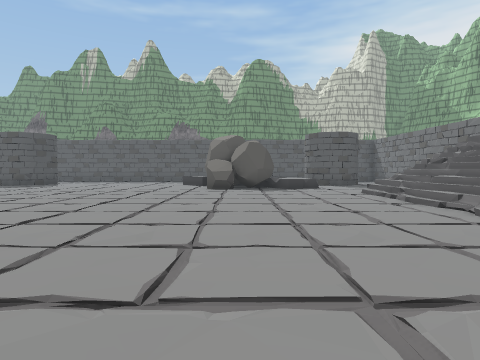
view 1 (above)

24 first-person views from a walk through a 3-D level made in the Unity game engine. The camera is 1.5 m above the floor, tilts 2° down and sees 75° across. The floor is counted in squares, 2 m on a side. Each view is taken from the middle of a square. On the plan, view 1 faces up. The plan holds only what a view shows up to about 10 squares ahead; the rest is blank. The place goes on beyond the plan. The player character is not drawn. Some surface patterns are stand-ins.

view 2
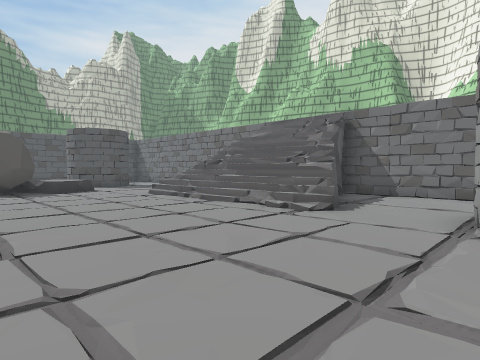

view 3
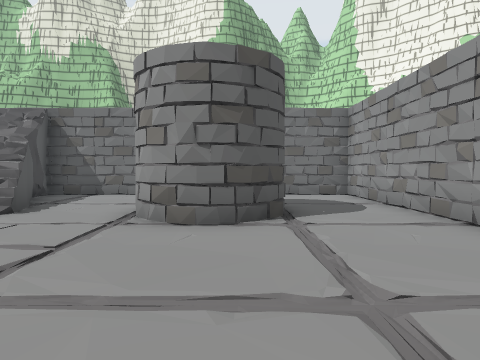

view 4
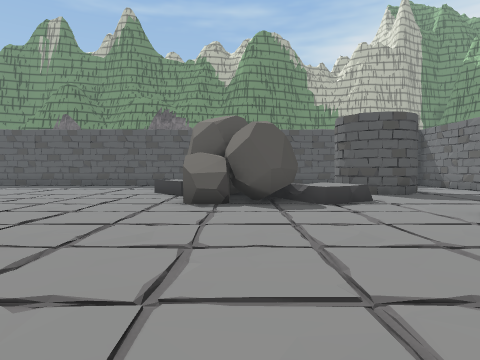

view 5
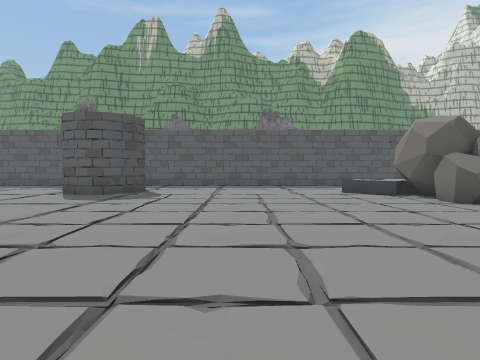

view 6
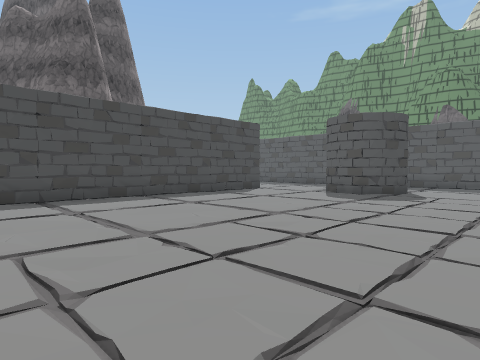

view 7
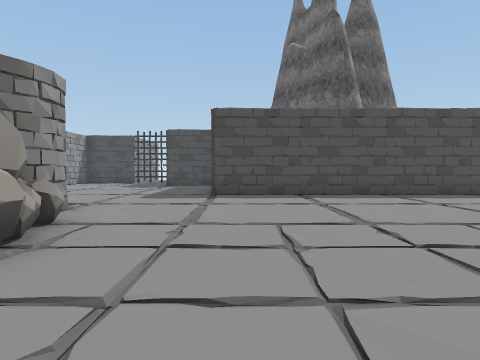

view 8
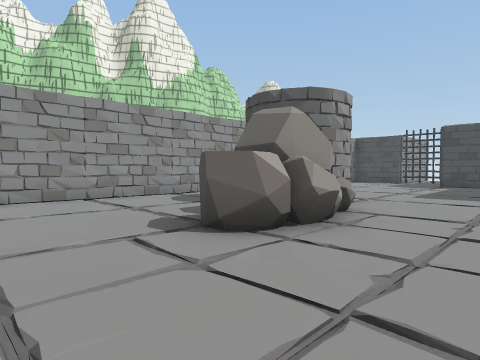

view 9
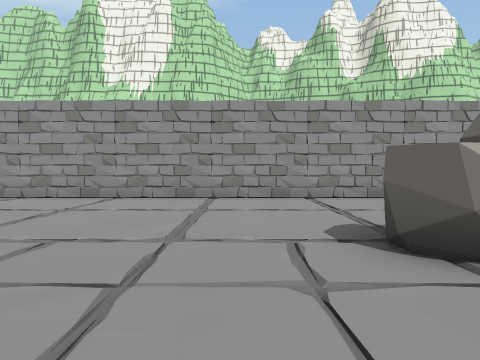

view 10
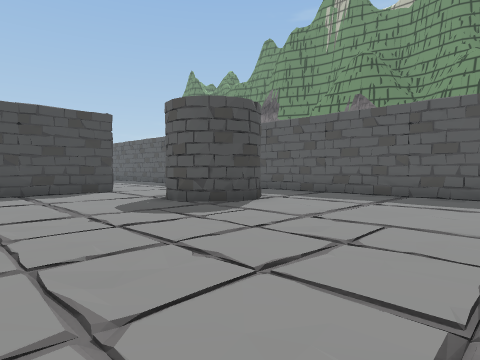

view 11
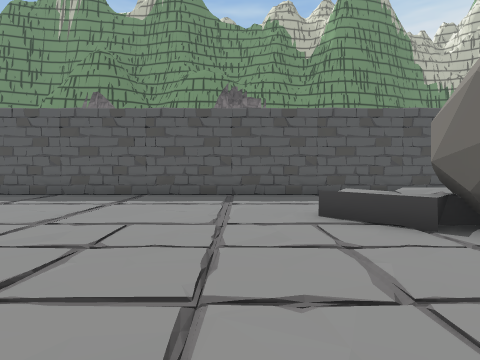

view 12
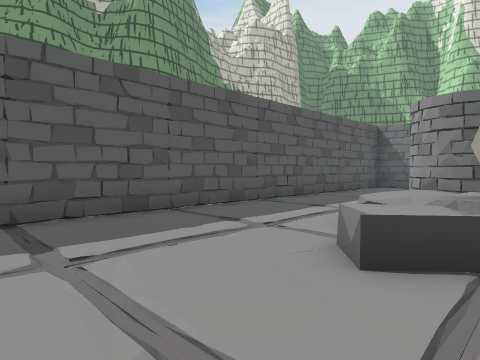

view 13
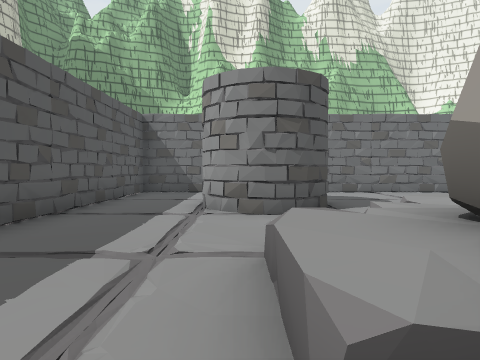

view 14
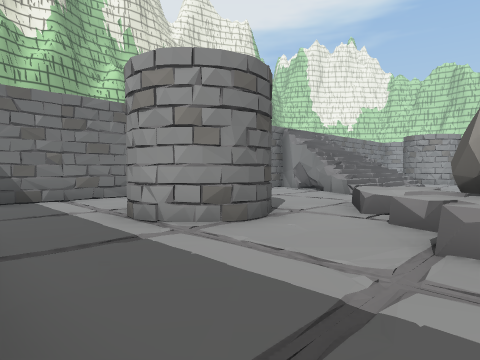

view 15
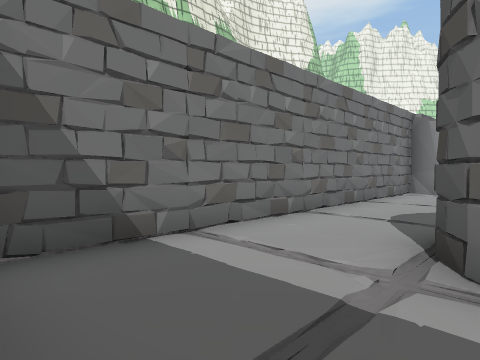

view 16
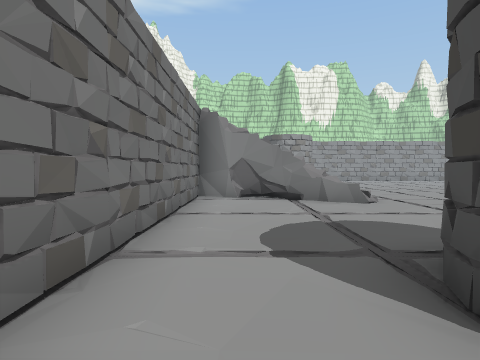

view 17
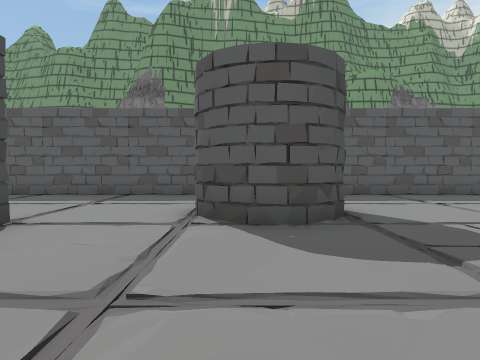

view 18
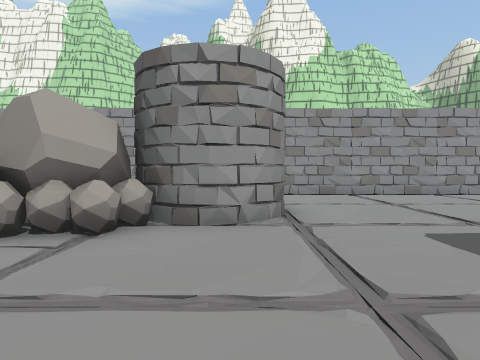

view 19
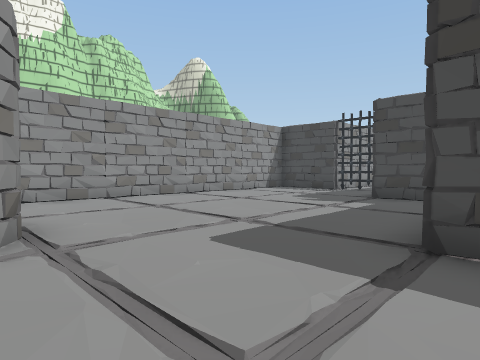

view 20
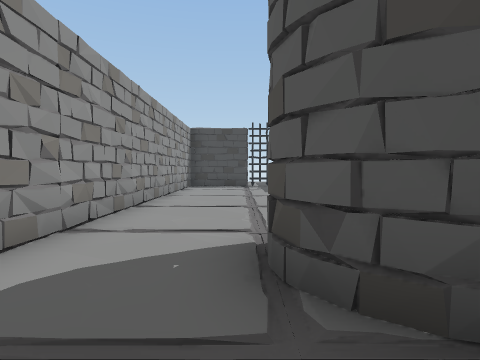

view 21
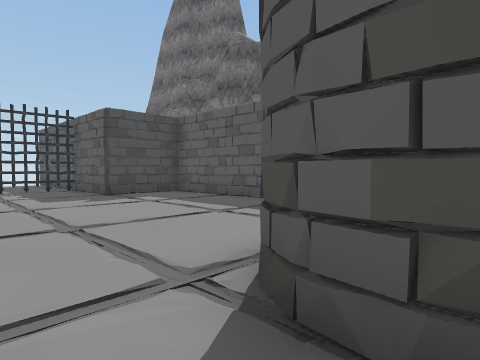

view 22
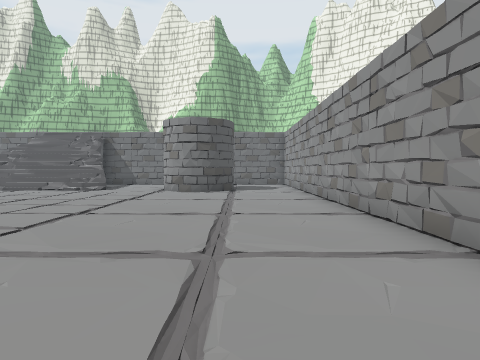

view 23
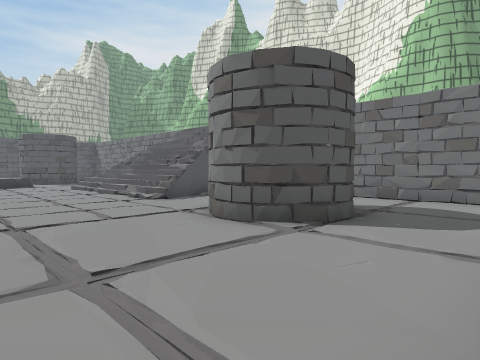

view 24
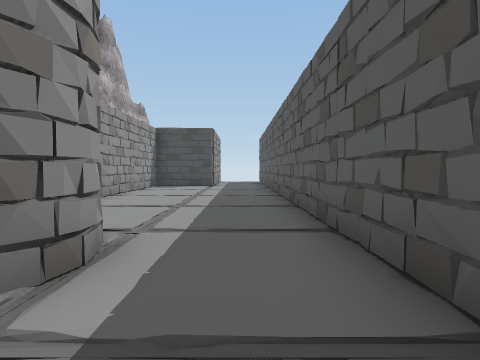

### Floor plan
Key: @ floor where view 1 was taken; # wall or solid block; . main floor; : floor 0.25 m higher than the main floor; / step, stairs or slope; = window, fence, low wall or low ledge; ^ raised ledge; R rock.
Columns run from 19 left of view 1 to 9 right of it. Each row starts with its distance up from view 1.
 20            ===###############
 19  ##########.................#
 18  ...........................#
 17  .......##..................#
 16  ...... ##........^.=..##...#
 15  ......###.......^RR^..##...#
 14  #####.... ......^RRR/###..##
 13      #............RRR/=....#
 12      #............RRR==....#
 11      #.....................#
 10      #.................=#..#
  9      #.................=####
  8      #.................=####
  7     ##.................=#
  6     #..................:##
  5   ###..................=##
  4 ###....................:#####
  3 #..........R................#
  2 #.........RRRR..............#
  1  .......##RRR..........#    #
  0  .......##.........@...##...#
 -1  ........................ ..#
 -2  ...........................#
 -3  ##.........................#
 -4   ###########################

Where each view was taken, in squares from view 1:
view 1: 0 up, 0 right, facing up
view 2: 1 up, 1 left, facing up-right
view 3: 0 up, 1 left, facing right
view 4: 5 up, 0 right, facing up
view 5: 5 up, 6 left, facing up
view 6: 5 up, 6 left, facing up-left
view 7: 5 up, 5 left, facing left
view 8: 5 up, 4 left, facing down-left
view 9: 5 up, 5 left, facing down
view 10: 10 up, 4 left, facing up-left
view 11: 10 up, 4 left, facing up
view 12: 14 up, 5 left, facing up-right
view 13: 16 up, 2 left, facing right
view 14: 19 up, 0 right, facing down-right
view 15: 19 up, 5 right, facing down-right
view 16: 17 up, 7 right, facing down
view 17: 10 up, 11 left, facing up
view 18: 6 up, 11 left, facing down
view 19: 5 up, 11 left, facing down-left
view 20: 1 down, 8 left, facing left
view 21: 2 down, 10 left, facing up-left
view 22: 1 down, 7 left, facing right
view 23: 3 down, 0 right, facing up-right
view 24: 18 up, 8 left, facing left
